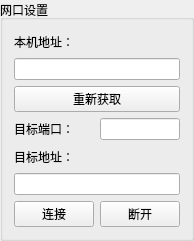
   <widget class="QGroupBox" name="groupBox_2">
    <property name="geometry">
     <rect>
      <x>20</x>
      <y>420</y>
      <width>191</width>
      <height>241</height>
     </rect>
    </property>
    <property name="title">
     <string>网口设置</string>
    </property>
    <layout class="QGridLayout" name="gridLayout_8">
     <item row="5" column="0" colspan="2">
      <widget class="QLineEdit" name="aim_ip"/>
     </item>
     <item row="1" column="0" colspan="2">
      <widget class="QLineEdit" name="home_ip"/>
     </item>
     <item row="3" column="0">
      <widget class="QLabel" name="label_30">
       <property name="text">
        <string>目标端口：</string>
       </property>
      </widget>
     </item>
     <item row="4" column="0">
      <widget class="QLabel" name="label_31">
       <property name="text">
        <string>目标地址：</string>
       </property>
      </widget>
     </item>
     <item row="0" column="0">
      <widget class="QLabel" name="label_32">
       <property name="text">
        <string>本机地址：</string>
       </property>
      </widget>
     </item>
     <item row="2" column="0" colspan="2">
      <widget class="QPushButton" name="btn_tcp_retry">
       <property name="text">
        <string>重新获取</string>
       </property>
      </widget>
     </item>
     <item row="3" column="1">
      <widget class="QLineEdit" name="aim_port"/>
     </item>
     <item row="6" column="0">
      <widget class="QPushButton" name="btn_connect_tcp">
       <property name="text">
        <string>连接</string>
       </property>
      </widget>
     </item>
     <item row="6" column="1">
      <widget class="QPushButton" name="btn_disconnect_tcp">
       <property name="text">
        <string>断开</string>
       </property>
      </widget>
     </item>
    </layout>
   </widget>
